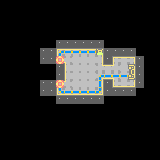

The image is a tile-based game level rendered from a .tmx file. Its description and complete source (layers, tilesets, objects, tile grids) follow:
An orthogonal 20x20 tile map with 8x8 px tiles, 5 tile layers (sol, eau, meuble, fissure, ...).

<map version="1.0" orientation="orthogonal" renderorder="right-down" width="20" height="20" tilewidth="8" tileheight="8" nextobjectid="1">
 <tileset firstgid="1" name="stay space alerted" tilewidth="8" tileheight="8" tilecount="64" columns="8">
  <image source="stay space alerted.png" width="64" height="64" />
  <terraintypes>
   <terrain name="sol" tile="-1" />
   <terrain name="eau" tile="-1" />
   <terrain name="meteor" tile="-1" />
  </terraintypes>
  <tile id="0" terrain=",,,0" />
  <tile id="1" terrain=",,0,0" />
  <tile id="2" terrain=",,0," />
  <tile id="3" terrain="0,0,0," />
  <tile id="4" terrain="0,0,,0" />
  <tile id="5" terrain=",,,1" />
  <tile id="6" terrain=",,1,1" />
  <tile id="7" terrain=",,1," />
  <tile id="8" terrain=",0,,0" />
  <tile id="9" terrain="0,0,0,0" />
  <tile id="10" terrain="0,,0," />
  <tile id="11" terrain="0,,0,0" />
  <tile id="12" terrain=",0,0,0" />
  <tile id="13" terrain=",1,,1" />
  <tile id="14" terrain="1,1,1,1" />
  <tile id="15" terrain="1,,1," />
  <tile id="16" terrain=",0,," />
  <tile id="17" terrain="0,0,," />
  <tile id="18" terrain="0,,," />
  <tile id="19" terrain="2,2,2," />
  <tile id="20" terrain="2,2,,2" />
  <tile id="21" terrain=",1,," />
  <tile id="22" terrain="1,1,," />
  <tile id="23" terrain="1,,," />
  <tile id="24" terrain=",,,2" />
  <tile id="25" terrain=",,2,2" />
  <tile id="26" terrain=",,2," />
  <tile id="27" terrain="2,,2,2" />
  <tile id="28" terrain=",2,2,2" />
  <tile id="32" terrain=",2,,2" />
  <tile id="33" terrain="2,2,2,2" />
  <tile id="34" terrain="2,,2," />
  <tile id="40" terrain=",2,," />
  <tile id="41" terrain="2,2,," />
  <tile id="42" terrain="2,,," />
  <tile id="51" terrain="1,1,1," />
  <tile id="52" terrain="1,1,,1" />
  <tile id="59" terrain="1,,1,1" />
  <tile id="60" terrain=",1,1,1" />
 </tileset>
 <layer name="sol" width="20" height="20">
  <data encoding="csv">
0,0,0,0,0,0,0,0,0,0,0,0,0,0,0,0,0,0,0,0,
0,0,0,0,0,0,0,0,0,0,0,0,0,0,0,0,0,0,0,0,
0,0,0,0,0,0,0,0,0,0,0,0,0,0,0,0,0,0,0,0,
0,0,0,0,0,0,0,0,0,0,0,0,0,0,0,0,0,0,0,0,
0,0,0,0,0,0,0,0,0,0,0,0,0,0,0,0,0,0,0,0,
0,0,0,0,0,0,0,57,57,57,57,57,57,0,0,0,0,0,0,0,
0,0,0,0,0,57,57,1,2,2,2,2,3,57,57,57,57,0,0,0,
0,0,0,0,0,57,57,17,5,10,10,10,11,57,1,2,3,57,0,0,
0,0,0,0,0,0,0,57,9,10,10,10,12,2,13,10,11,57,0,0,
0,0,0,0,0,0,0,57,9,10,10,10,4,18,5,10,11,57,0,0,
0,0,0,0,0,57,57,1,13,10,10,10,11,57,17,18,19,57,0,0,
0,0,0,0,0,57,57,17,18,18,18,18,19,57,57,57,57,0,0,0,
0,0,0,0,0,0,0,57,57,57,57,57,57,0,0,0,0,0,0,0,
0,0,0,0,0,0,0,0,0,0,0,0,0,0,0,0,0,0,0,0,
0,0,0,0,0,0,0,0,0,0,0,0,0,0,0,0,0,0,0,0,
0,0,0,0,0,0,0,0,0,0,0,0,0,0,0,0,0,0,0,0,
0,0,0,0,0,0,0,0,0,0,0,0,0,0,0,0,0,0,0,0,
0,0,0,0,0,0,0,0,0,0,0,0,0,0,0,0,0,0,0,0,
0,0,0,0,0,0,0,0,0,0,0,0,0,0,0,0,0,0,0,0,
0,0,0,0,0,0,0,0,0,0,0,0,0,0,0,0,0,0,0,0
</data>
 </layer>
 <layer name="eau" width="20" height="20">
  <data encoding="csv">
0,0,0,0,0,0,0,0,0,0,0,0,0,0,0,0,0,0,0,0,
0,0,0,0,0,0,0,0,0,0,0,0,0,0,0,0,0,0,0,0,
0,0,0,0,0,0,0,0,0,0,0,0,0,0,0,0,0,0,0,0,
0,0,0,0,0,0,0,0,0,0,0,0,0,0,0,0,0,0,0,0,
0,0,0,0,0,0,0,0,0,0,0,0,0,0,0,0,0,0,0,0,
0,0,0,0,0,0,0,0,0,0,0,0,0,0,0,0,0,0,0,0,
0,0,0,0,0,0,0,0,0,0,0,0,0,0,0,0,0,0,0,0,
0,0,0,0,0,0,0,0,0,0,0,0,0,0,0,0,0,0,0,0,
0,0,0,0,0,0,0,0,0,0,0,0,0,0,0,0,58,0,0,0,
0,0,0,0,0,0,0,0,0,0,0,0,0,0,0,0,0,0,0,0,
0,0,0,0,0,0,0,0,0,0,0,0,0,0,0,0,0,0,0,0,
0,0,0,0,0,0,0,0,0,0,0,0,0,0,0,0,0,0,0,0,
0,0,0,0,0,0,0,0,0,0,0,0,0,0,0,0,0,0,0,0,
0,0,0,0,0,0,0,0,0,0,0,0,0,0,0,0,0,0,0,0,
0,0,0,0,0,0,0,0,0,0,0,0,0,0,0,0,0,0,0,0,
0,0,0,0,0,0,0,0,0,0,0,0,0,0,0,0,0,0,0,0,
0,0,0,0,0,0,0,0,0,0,0,0,0,0,0,0,0,0,0,0,
0,0,0,0,0,0,0,0,0,0,0,0,0,0,0,0,0,0,0,0,
0,0,0,0,0,0,0,0,0,0,0,0,0,0,0,0,0,0,0,0,
0,0,0,0,0,0,0,0,0,0,0,0,0,0,0,0,0,0,0,0
</data>
 </layer>
 <layer name="meuble" width="20" height="20">
  <data encoding="csv">
0,0,0,0,0,0,0,0,0,0,0,0,0,0,0,0,0,0,0,0,
0,0,0,0,0,0,0,0,0,0,0,0,0,0,0,0,0,0,0,0,
0,0,0,0,0,0,0,0,0,0,0,0,0,0,0,0,0,0,0,0,
0,0,0,0,0,0,0,0,0,0,0,0,0,0,0,0,0,0,0,0,
0,0,0,0,0,0,0,0,0,0,0,0,0,0,0,0,0,0,0,0,
0,0,0,0,0,0,0,0,0,0,0,0,0,0,0,0,0,0,0,0,
0,0,0,0,0,0,0,36,50,50,50,50,54,0,0,0,0,0,0,0,
0,0,0,0,0,50,50,51,0,0,0,0,0,0,0,0,0,0,0,0,
0,0,0,0,0,0,0,0,0,0,0,0,0,0,0,0,56,0,0,0,
0,0,0,0,0,0,0,0,0,0,0,0,36,50,50,50,64,0,0,0,
0,0,0,0,0,50,50,51,0,0,0,0,49,0,0,0,0,0,0,0,
0,0,0,0,0,0,0,44,50,50,50,50,45,0,0,0,0,0,0,0,
0,0,0,0,0,0,0,0,0,0,0,0,0,0,0,0,0,0,0,0,
0,0,0,0,0,0,0,0,0,0,0,0,0,0,0,0,0,0,0,0,
0,0,0,0,0,0,0,0,0,0,0,0,0,0,0,0,0,0,0,0,
0,0,0,0,0,0,0,0,0,0,0,0,0,0,0,0,0,0,0,0,
0,0,0,0,0,0,0,0,0,0,0,0,0,0,0,0,0,0,0,0,
0,0,0,0,0,0,0,0,0,0,0,0,0,0,0,0,0,0,0,0,
0,0,0,0,0,0,0,0,0,0,0,0,0,0,0,0,0,0,0,0,
0,0,0,0,0,0,0,0,0,0,0,0,0,0,0,0,0,0,0,0
</data>
 </layer>
 <layer name="fissure" width="20" height="20">
  <data encoding="csv">
0,0,0,0,0,0,0,0,0,0,0,0,0,0,0,0,0,0,0,0,
0,0,0,0,0,0,0,0,0,0,0,0,0,0,0,0,0,0,0,0,
0,0,0,0,0,0,0,0,0,0,0,0,0,0,0,0,0,0,0,0,
0,0,0,0,0,0,0,0,0,0,0,0,0,0,0,0,0,0,0,0,
0,0,0,0,0,0,0,0,0,0,0,0,0,0,0,0,0,0,0,0,
0,0,0,0,0,0,0,0,0,0,0,0,0,0,0,0,0,0,0,0,
0,0,0,0,0,0,0,0,0,0,0,0,0,0,0,0,0,0,0,0,
0,0,0,0,0,0,0,0,0,0,0,0,0,0,0,0,0,0,0,0,
0,0,0,0,0,0,0,0,0,0,0,0,0,0,0,0,0,0,0,0,
0,0,0,0,0,0,0,0,0,0,0,0,0,0,0,0,0,0,0,0,
0,0,0,0,0,0,0,0,0,0,0,0,0,0,0,0,0,0,0,0,
0,0,0,0,0,0,0,0,0,0,0,0,0,0,0,0,0,0,0,0,
0,0,0,0,0,0,0,0,0,0,0,0,0,0,0,0,0,0,0,0,
0,0,0,0,0,0,0,0,0,0,0,0,0,0,0,0,0,0,0,0,
0,0,0,0,0,0,0,0,0,0,0,0,0,0,0,0,0,0,0,0,
0,0,0,0,0,0,0,0,0,0,0,0,0,0,0,0,0,0,0,0,
0,0,0,0,0,0,0,0,0,0,0,0,0,0,0,0,0,0,0,0,
0,0,0,0,0,0,0,0,0,0,0,0,0,0,0,0,0,0,0,0,
0,0,0,0,0,0,0,0,0,0,0,0,0,0,0,0,0,0,0,0,
0,0,0,0,0,0,0,0,0,0,0,0,0,0,0,0,0,0,0,0
</data>
 </layer>
 <layer name="colision" width="20" height="20">
  <data encoding="csv">
0,0,0,0,0,0,0,0,0,0,0,0,0,0,0,0,0,0,0,0,
0,0,0,0,0,0,0,0,0,0,0,0,0,0,0,0,0,0,0,0,
0,0,0,0,0,0,0,0,0,0,0,0,0,0,0,0,0,0,0,0,
0,0,0,0,0,0,0,0,0,0,0,0,0,0,0,0,0,0,0,0,
0,0,0,0,0,0,0,0,0,0,0,0,0,0,0,0,0,0,0,0,
0,0,0,0,0,0,0,34,34,34,34,34,34,0,0,0,0,0,0,0,
0,0,0,0,0,34,34,0,0,0,0,0,0,34,34,34,34,0,0,0,
0,0,0,0,0,34,34,0,0,0,0,0,0,34,0,0,0,34,0,0,
0,0,0,0,0,0,0,34,0,0,0,0,0,0,0,0,0,34,0,0,
0,0,0,0,0,0,0,34,0,0,0,0,0,0,0,0,0,34,0,0,
0,0,0,0,0,34,34,0,0,0,0,0,0,34,0,0,0,34,0,0,
0,0,0,0,0,34,34,0,0,0,0,0,0,34,34,34,34,0,0,0,
0,0,0,0,0,0,0,34,34,34,34,34,34,0,0,0,0,0,0,0,
0,0,0,0,0,0,0,0,0,0,0,0,0,0,0,0,0,0,0,0,
0,0,0,0,0,0,0,0,0,0,0,0,0,0,0,0,0,0,0,0,
0,0,0,0,0,0,0,0,0,0,0,0,0,0,0,0,0,0,0,0,
0,0,0,0,0,0,0,0,0,0,0,0,0,0,0,0,0,0,0,0,
0,0,0,0,0,0,0,0,0,0,0,0,0,0,0,0,0,0,0,0,
0,0,0,0,0,0,0,0,0,0,0,0,0,0,0,0,0,0,0,0,
0,0,0,0,0,0,0,0,0,0,0,0,0,0,0,0,0,0,0,0
</data>
 </layer>
</map>